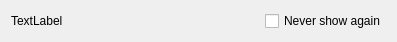
<ui version="4.0" >
 <class>Tip</class>
 <widget class="QWidget" name="Tip" >
  <property name="geometry" >
   <rect>
    <x>0</x>
    <y>0</y>
    <width>397</width>
    <height>41</height>
   </rect>
  </property>
  <property name="windowTitle" >
   <string>Form</string>
  </property>
  <layout class="QHBoxLayout" name="horizontalLayout" >
   <item>
    <widget class="QLabel" name="tip_text" >
     <property name="text" >
      <string>TextLabel</string>
     </property>
    </widget>
   </item>
   <item>
    <spacer name="horizontalSpacer" >
     <property name="orientation" >
      <enum>Qt::Horizontal</enum>
     </property>
     <property name="sizeHint" stdset="0" >
      <size>
       <width>163</width>
       <height>20</height>
      </size>
     </property>
    </spacer>
   </item>
   <item>
    <widget class="QCheckBox" name="checkBox" >
     <property name="text" >
      <string>Never show again</string>
     </property>
    </widget>
   </item>
  </layout>
 </widget>
 <resources/>
 <connections>
  <connection>
   <sender>checkBox</sender>
   <signal>toggled(bool)</signal>
   <receiver>checkBox</receiver>
   <slot>setHidden(bool)</slot>
   <hints>
    <hint type="sourcelabel" >
     <x>302</x>
     <y>22</y>
    </hint>
    <hint type="destinationlabel" >
     <x>285</x>
     <y>11</y>
    </hint>
   </hints>
  </connection>
  <connection>
   <sender>checkBox</sender>
   <signal>toggled(bool)</signal>
   <receiver>tip_text</receiver>
   <slot>setHidden(bool)</slot>
   <hints>
    <hint type="sourcelabel" >
     <x>324</x>
     <y>21</y>
    </hint>
    <hint type="destinationlabel" >
     <x>41</x>
     <y>28</y>
    </hint>
   </hints>
  </connection>
  <connection>
   <sender>checkBox</sender>
   <signal>toggled(bool)</signal>
   <receiver>horizontalSpacer</receiver>
   <slot>setHidden(bool)</slot>
   <hints>
    <hint type="sourcelabel" >
     <x>318</x>
     <y>20</y>
    </hint>
    <hint type="destinationlabel" >
     <x>158</x>
     <y>20</y>
    </hint>
   </hints>
  </connection>
 </connections>
</ui>
